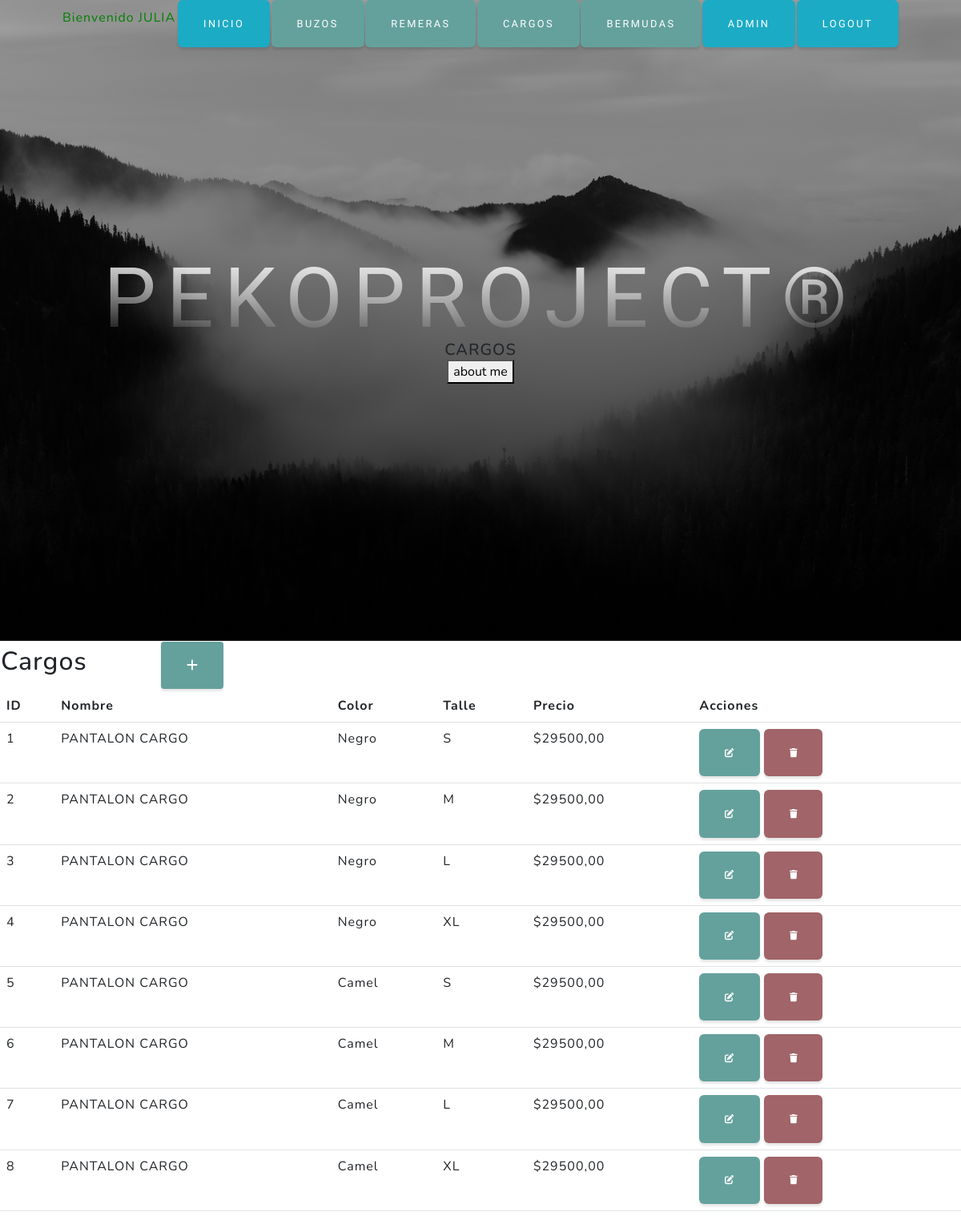
The page /aplicacion/cargos/ (signed in) on the database its author committed.
### aplicacion/models.py (models this page shows, shortened)
class Cargos(models.Model):
    nombre = models.CharField(max_length=50)
    color = models.CharField(max_length=50)
    talle = models.CharField(max_length=50)
    precio = models.DecimalField(default=0, max_digits=10, decimal_places=2)

### aplicacion/views.py (the view)
# urls.py: path('cargos/', cargos, name="cargos"),
@login_required
def cargos(request):
    cargos = Cargos.objects.all()
    ctx = {"cargos": cargos}
    return render(request, "aplicacion/cargos.html", ctx)

### aplicacion/templates/aplicacion/cargos.html (shortened to what this page needs)
{% extends 'aplicacion/index.html' %}
{% load static %}
{% block cabecera %}
 Cargos
{% endblock cabecera %}
    {% block contenido %}
    <table>
        <tr>
            <td width="200"><h2>Cargos</h2></td>
            <td>
                <a
                href="{% url 'create_cargos' %}"
                class="btn btn-primary btn-sm"
                ><i class="fa fa-plus fa-lg" title="New Record"> </i>
                </a>
            </td>
        </tr>
    </table>
    <table class="table">
        <thead>
            <tr>
                <th>ID</th>
                <th>Nombre</th>
                <th>Color</th>
                <th>Talle</th>
                <th>Precio</th>
                <th>Acciones</th>
            </tr>
        </thead>
        <tbody>
        {% for cargo in cargos %}
        <tr>
            <td>{{ cargo.id }}</td>
            <td>{{ cargo.nombre }}</td>
            <td>{{ cargo.color }}</td>
            <td>{{ cargo.talle }}</td>
            <td>${{ cargo.precio }}</td>
            <td>
                <a
                href="{% url 'update_cargo' cargo.id %}"
                 class="btn btn-primary"
                 style="--bs-btn-padding-y: .25rem; --bs-btn-padding-x: .5rem; --bs-btn-font-size: .75rem;"
                 ><i class="fa fa-edit fa-sm" title="Edit Record"></i>
                 </a>
                <a
                 href="{% url 'eliminar_cargo' cargo.id %} "
                 class="btn btn-danger"
                 style="--bs-btn-padding-y: .25rem; --bs-btn-padding-x: .5rem; --bs-btn-font-size: .75rem;"
                 ><i class="fa fa-trash fa-sm" title="Delete Record"></i>
                </a>
             </td>
        </tr>
        {% endfor %}
        </tbody>
    </table>
    {% endblock contenido %}

### aplicacion/templates/aplicacion/index.html (shortened to what this page needs)
<!DOCTYPE html>
<html lang="en">
    <head>
    {% load static %}
        <link href="{% static 'aplicacion/css/styles.css' %}" rel="stylesheet" />
    </head>
    <body id="page-top">
        <nav class="navbar navbar-expand-lg navbar-light fixed-top" id="mainNav">
            <div class="container px-4 px-lg-5">
                {% if user.is_authenticated  %}
                     <p style="color:green">Bienvenido {{ user.username|upper }}</p>
                     <a class="btn btn-info" href="{% url 'inicio' %}">Inicio</a>
                     <a class="btn btn-primary" href="{% url 'buzos' %}">Buzos</a>
                     <a class="btn btn-primary" href="{% url 'remeras' %}">Remeras</a>
                     <a class="btn btn-primary" href="{% url 'cargos' %}">Cargos</a>
                     <a class="btn btn-primary" href="{% url 'bermudas' %}">Bermudas</a>
                     <a class="btn btn-info" href="{% url 'admin:index' %}">Admin</a>
                     <a class="btn btn-info" href="{% url 'logout' %}">Logout</a>
                {% endif %}
            </div>
        </nav>
        <header class="masthead">
            <div class="container px-4 px-lg-5 d-flex h-100 align-items-center justify-content-center">
                <div class="d-flex justify-content-center">
                    <div class="text-center">
                        <h1 class="mx-auto my-0 text-uppercase">PekoProject®</h1>
                        <h2 class="mx-auto my-0 text-uppercase">
                            {% block cabecera %}
                            {% endblock cabecera %} </h2>
                            <form action="{% url 'aboutme' %}">
                                <button type="submit">about me</button>
                              </form>
                    </div>
                </div>
            </div>
        </header>
     {% block contenido %}
     {% endblock contenido %}
</html>

### rows shown on the page
Cargos: id "1", nombre "PANTALON CARGO", color "Negro", talle "S", precio "29500,00"
Cargos: id "2", nombre "PANTALON CARGO", color "Negro", talle "M", precio "29500,00"
Cargos: id "3", nombre "PANTALON CARGO", color "Negro", talle "L", precio "29500,00"
Cargos: id "4", nombre "PANTALON CARGO", color "Negro", talle "XL", precio "29500,00"
Cargos: id "5", nombre "PANTALON CARGO", color "Camel", talle "S", precio "29500,00"
Cargos: id "6", nombre "PANTALON CARGO", color "Camel", talle "M", precio "29500,00"
Cargos: id "7", nombre "PANTALON CARGO", color "Camel", talle "L", precio "29500,00"
Cargos: id "8", nombre "PANTALON CARGO", color "Camel", talle "XL", precio "29500,00"

### other values the page prints
{{ user.username|upper }} "JULIA"
